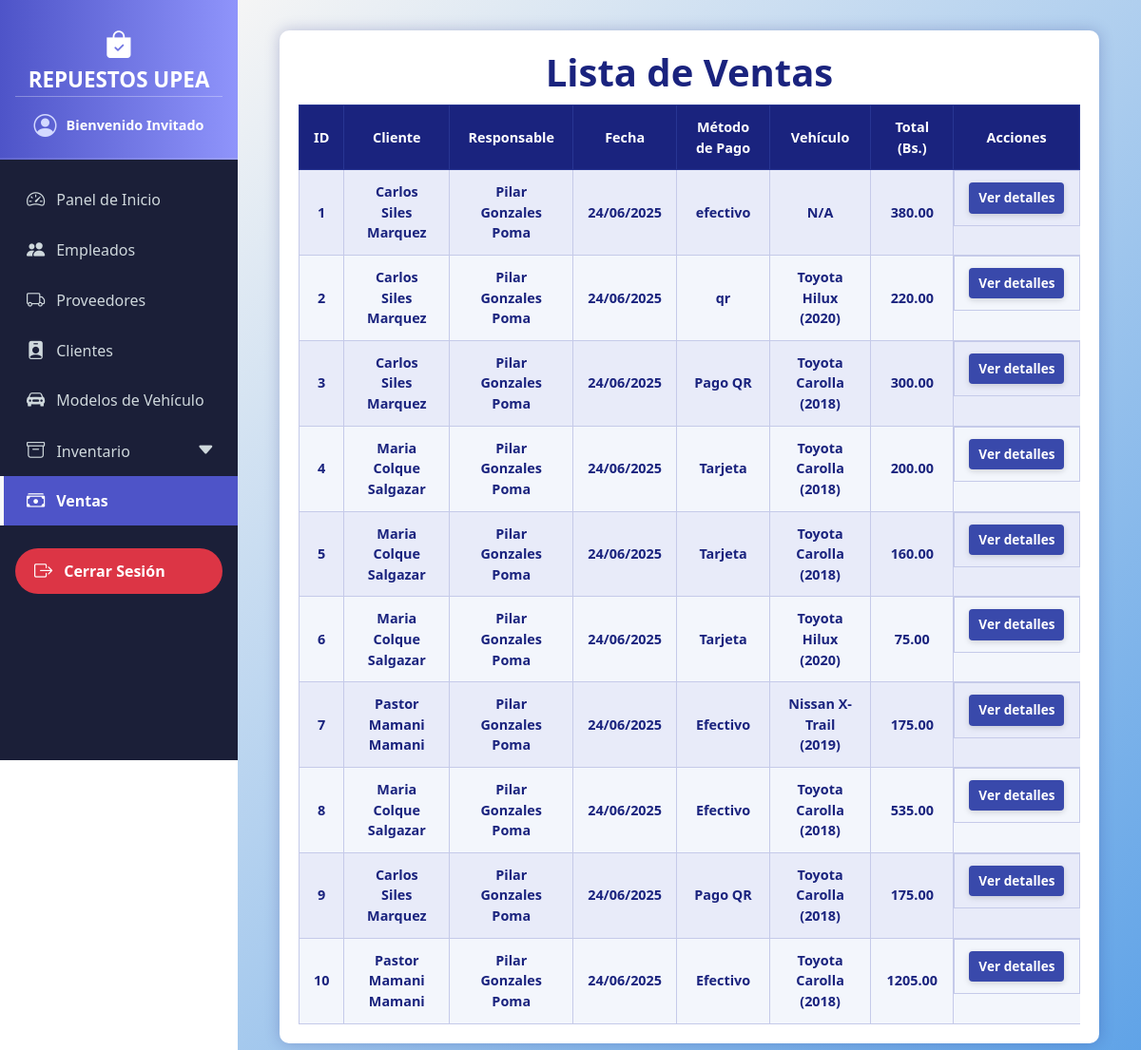
The page /ventas/ on the database as committed earlier.
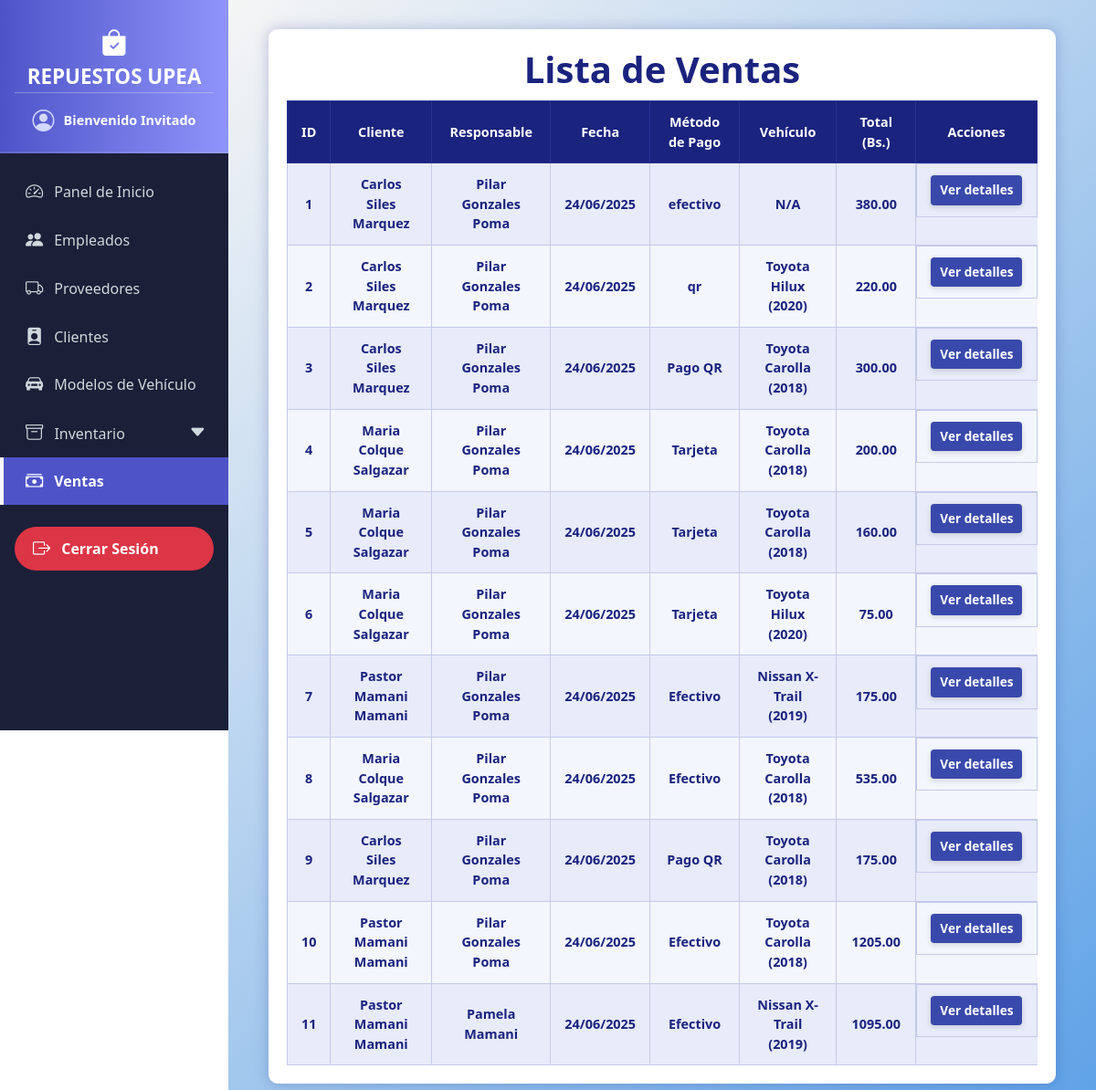
The same page on the database as committed later.
### models/venta_model.py (models this page shows, shortened)
class Venta(db.Model):
    __tablename__ = "ventas"
    id = db.Column(db.Integer, primary_key=True)
    fecha = db.Column(db.DateTime, default=datetime.utcnow, nullable=False)
    cliente_id = db.Column(db.Integer, db.ForeignKey("clientes.id"))
    empleado_id = db.Column(db.Integer, db.ForeignKey("empleados.id"))
    metodo_pago = db.Column(db.String(50), nullable=False)
    modelo_vehiculo_id = db.Column(db.Integer, db.ForeignKey("modelos_vehiculos.id"), nullable=True)
    total = db.Column(db.Float, nullable=False)
    cliente = db.relationship("Cliente", back_populates="ventas")
    empleado = db.relationship("Empleado", back_populates="ventas")
    detalles = db.relationship("DetalleVenta", back_populates="venta", cascade="all, delete-orphan")
    modelo_vehiculo = db.relationship("ModeloVehiculo", back_populates="ventas")
    def delete(self):
        db.session.delete(self)
        db.session.commit()
    @staticmethod
    def get_all():
        return Venta.query.all()

### models/cliente_model.py (models this page shows, shortened)
class Cliente(db.Model):
    __tablename__ = "clientes"
    id = db.Column(db.Integer, primary_key=True)
    nombre = db.Column(db.String(80), nullable=False)
    email = db.Column(db.String(100), nullable=False)
    telefono = db.Column(db.String(20), nullable=False)
    ventas = db.relationship('Venta',back_populates='cliente')

### models/empleado_model.py (models this page shows, shortened)
class Empleado(db.Model):
    __tablename__ = "empleados"
    id = db.Column(db.Integer, primary_key=True)
    nombre = db.Column(db.String(80), nullable=False)
    ci = db.Column(db.String(20), unique=True, nullable=False)
    telefono = db.Column(db.String(20))
    usuario_id = db.Column(db.Integer, db.ForeignKey('usuarios.id'))
    usuario = db.relationship("Usuario", back_populates="empleado")
    ventas = db.relationship("Venta", back_populates="empleado")

### models/modelo_vehiculo_model.py (models this page shows, shortened)
class ModeloVehiculo(db.Model):
    __tablename__ = "modelos_vehiculos"
    id = db.Column(db.Integer, primary_key=True)
    marca = db.Column(db.String(50), nullable=False)
    modelo = db.Column(db.String(50), nullable=False)
    anio = db.Column(db.Integer, nullable=False)
    ventas = db.relationship("Venta", back_populates="modelo_vehiculo")

### controllers/venta_controller.py (the view)
@venta_bp.route('/')
def index():
    ventas = Venta.get_all()
    return render_template('ventas/index.html', ventas=ventas)

### run.py (called while the page is built)
@app.context_processor
def inject_active_path():
    def is_active(path):
        return 'active' if request.path == path else ''
    return dict(is_active=is_active)

### templates/ventas/index.html (shortened to what this page needs)
{% extends 'base.html' %}
{% block content %}
<div class="container">
  <h1>Lista de Ventas</h1>
  <table>
    <thead>
      <tr>
        <th>ID</th>
        <th>Cliente</th>
        <th>Responsable</th>
        <th>Fecha</th>
        <th>Método de Pago</th>
        <th>Vehículo</th>
        <th>Total (Bs.)</th>
        <th>Acciones</th>
      </tr>
    </thead>
    <tbody>
      {% for venta in ventas %}
      <tr>
        <td>{{ venta.id }}</td>
        <td>{{ venta.cliente.nombre }}</td>
        <td>{{ venta.empleado.nombre }}</td>
        <td>{{ venta.fecha.strftime('%d/%m/%Y') }}</td>
        <td>{{ venta.metodo_pago }}</td>
        <td>
          {% if venta.modelo_vehiculo %}
            {{ venta.modelo_vehiculo.marca }} {{ venta.modelo_vehiculo.modelo }} ({{ venta.modelo_vehiculo.anio }})
          {% else %}
            N/A
          {% endif %}
        </td>
        <td>{{ '%.2f'|format(venta.total) }}</td>
        <td class="actions">
          <a href="{{ url_for('venta.detalle', venta_id=venta.id) }}" class="view">Ver detalles</a>
        </td>
      </tr>
      {% else %}
      <tr>
        <td colspan="8" style="font-style: italic; color: #1a237e;">No hay ventas registradas.</td>
      </tr>
      {% endfor %}
    </tbody>
  </table>
</div>
{% endblock %}

Rows that differ between the two databases and show on the page:
added Venta: id "11", cliente.nombre "Pastor Mamani Mamani", empleado.nombre "Pamela Mamani", fecha "24/06/2025", metodo_pago "Efectivo", modelo_vehiculo.marca "Nissan", modelo_vehiculo.modelo "X-Trail", modelo_vehiculo.anio "2019", total "1095.00"
